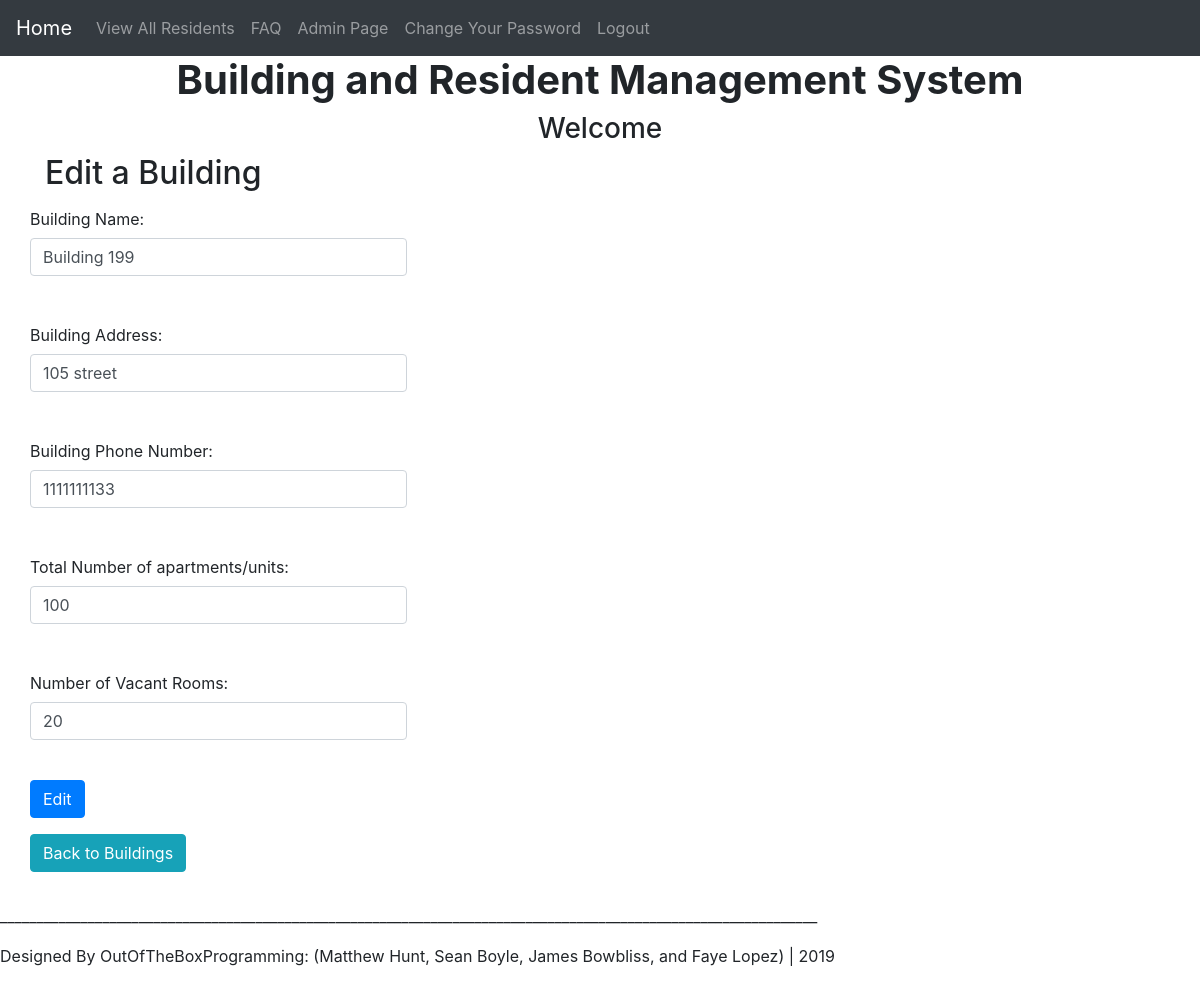
The page /edit_building.php?id=1 on the database its author committed.
### tables this page shows
CREATE TABLE `Buildings` (
  `BuildingID` int(11) NOT NULL AUTO_INCREMENT,
  `Name` varchar(100) NOT NULL,
  `Address` varchar(100) NOT NULL,
  `PhoneNumber` int(11) NOT NULL,
  `TotalRooms` int(11) NOT NULL,
  `TotalVacRooms` int(11) NOT NULL,
  `Res` varchar(20) NOT NULL DEFAULT 'Show Residents',
  `Edit` varchar(10) NOT NULL DEFAULT 'Edit',
  `Del` varchar(10) NOT NULL DEFAULT 'Delete',
  PRIMARY KEY (`BuildingID`)
);

### edit_building.php (the view, shortened to what this page needs)
<!doctype html>
<html lang=en>
<head>
</head>
<body>
  <div id="container">
    <?php include("header.php"); ?>
    <div id="content">
      <div class="container"><h2>Edit a Building</h2></div>
      <?php
      if ( (isset($_GET['id'])) && (is_numeric($_GET['id'])) ) {
        $id = $_GET['id'];
      } elseif ( (isset($_POST['id'])) && (is_numeric($_POST['id'])) ) {
        $id = $_POST['id'];
      } else {
        echo '<p class="error">This page has been accessed in error.</p>';
        include ('footer.php');
        exit();
      }
      require ('mysqli_connect.php');
      $q = "SELECT Name, Address, PhoneNumber, TotalRooms, TotalVacRooms FROM Buildings WHERE BuildingID=$id";
      $result = mysqli_query ($dbcon, $q);
      if (mysqli_num_rows($result) == 1) {
        $row = mysqli_fetch_array ($result, MYSQLI_NUM);
        echo '<div class="container"><form action="edit_building.php" method="post"><div class="form-group row"><div class="col-xs-3">
        <p><label class="col-form-label" for="Name">Building Name:</label><input class="fl-left form-control" type="text" name="Name" size="30" maxlength="50" value="' . $row[0] . '"></p>
        <br>
        <p><label class="col-form-label" for="Address">Building Address:</label><input class="fl-left form-control" type="text" name="Address" size="30" maxlength="50" value="' . $row[1] . '"></p>
        <br>
        <p><label class="col-form-label" for="PhoneNumber">Building Phone Number:</label><input class="fl-left form-control" type="text" name="PhoneNumber" size="30" maxlength="50" value="' . $row[2] . '"></p>
        <br>
        <p><label class="col-form-label" for="TotalRooms">Total Number of apartments/units:</label><input class="fl-left form-control" type="number" name="TotalRooms" size="30" maxlength="50" value="' . $row[3] . '"></p>
        <br>
        <p><label class="col-form-label" for="TotalVacRooms">Number of Vacant Rooms:</label><input class="fl-left form-control" type="number" name="TotalVacRooms" size="30" maxlength="50" value="' . $row[4] . '"></p>
        <br>
        <p><input class="btn btn-primary" id="submit" type="submit" name="submit" value="Edit"></p>
        <p><a href="buildings.php" class="btn btn-info">Back to Buildings</a></p>
        <input type="hidden" name="id" value="' . $id . '" />
        </div></div></form></div>';
      } else {
        echo '<p class="error">This page has been accessed in error.</p>';
      }
      ?>
      <footer>
      </footer>
    </div>
  </div>
</body>
</html>

### rows shown on the page
buildings: Name "Building 199", Address "105 street", PhoneNumber "1111111133", TotalRooms "100", TotalVacRooms "20"
